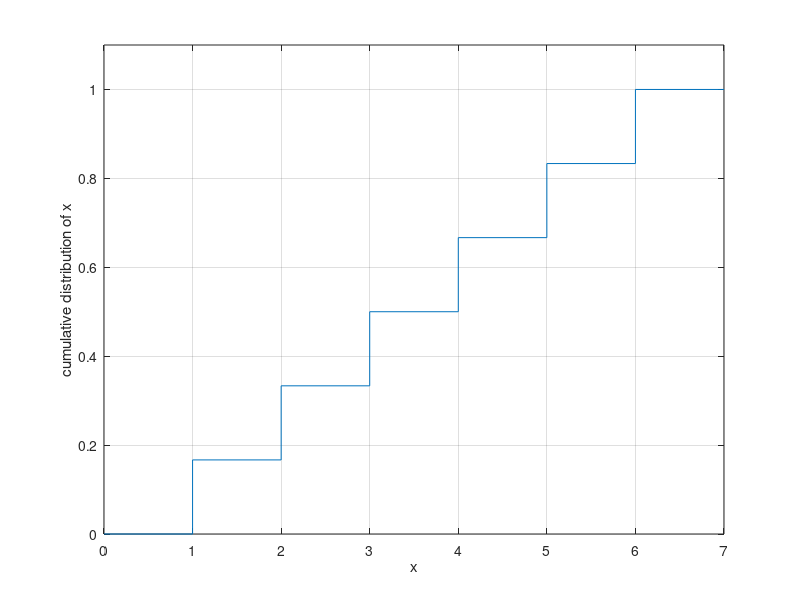

The MATLAB source for this figure:
y_a = ones(1,6)/6;
x_a = (1:6);

stem(x_a,y_a);
xlabel('x');
ylabel('prob massa de x');
ylim([0,0.2]);
grid on

x_b = (0:7);
y_b = [0,cumsum(y_a),1];

stairs(x_b,y_b)
xlabel('x');
ylabel('cumulative distribution of x');
ylim([0,1.1]);
xlim([0,7]);
grid on
